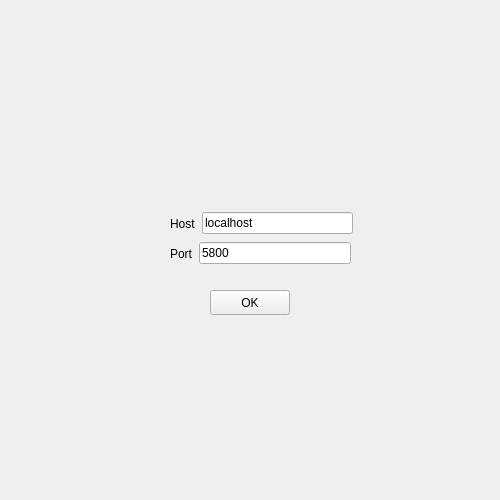
<?xml version="1.0" encoding="UTF-8"?>
<ui version="4.0">
 <class>SetupWindow</class>
 <widget class="QWidget" name="SetupWindow">
  <property name="geometry">
   <rect>
    <x>0</x>
    <y>0</y>
    <width>500</width>
    <height>500</height>
   </rect>
  </property>
  <property name="windowTitle">
   <string>Form</string>
  </property>
  <widget class="QPushButton" name="okButton">
   <property name="geometry">
    <rect>
     <x>210</x>
     <y>290</y>
     <width>80</width>
     <height>25</height>
    </rect>
   </property>
   <property name="text">
    <string>OK</string>
   </property>
  </widget>
  <widget class="QWidget" name="layoutWidget">
   <property name="geometry">
    <rect>
     <x>170</x>
     <y>240</y>
     <width>181</width>
     <height>27</height>
    </rect>
   </property>
   <layout class="QHBoxLayout" name="horizontalLayout_2">
    <item>
     <widget class="QLabel" name="label_2">
      <property name="text">
       <string>Port</string>
      </property>
     </widget>
    </item>
    <item>
     <widget class="QLineEdit" name="portText">
      <property name="text">
       <string>5800</string>
      </property>
     </widget>
    </item>
   </layout>
  </widget>
  <widget class="QWidget" name="layoutWidget_2">
   <property name="geometry">
    <rect>
     <x>170</x>
     <y>210</y>
     <width>183</width>
     <height>27</height>
    </rect>
   </property>
   <layout class="QHBoxLayout" name="horizontalLayout">
    <item>
     <widget class="QLabel" name="label">
      <property name="text">
       <string>Host</string>
      </property>
     </widget>
    </item>
    <item>
     <widget class="QLineEdit" name="hostText">
      <property name="text">
       <string>localhost</string>
      </property>
     </widget>
    </item>
   </layout>
  </widget>
 </widget>
 <resources/>
 <connections/>
</ui>
